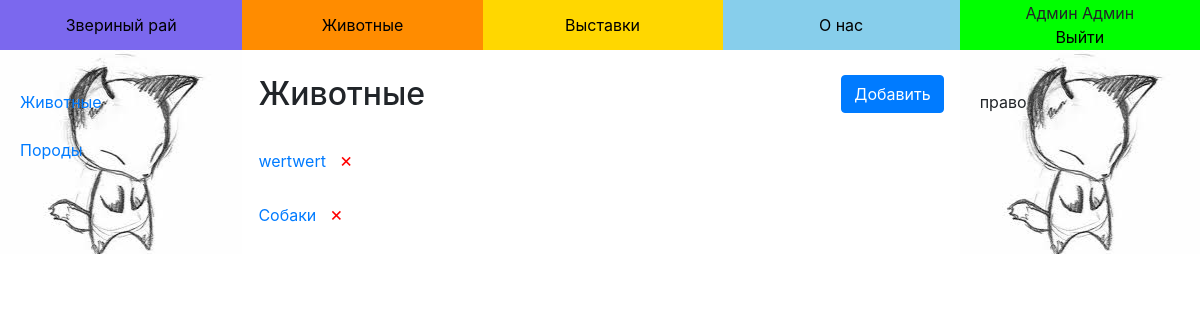
/admin/animals (signed in), run on an earlier commit of the app's database.
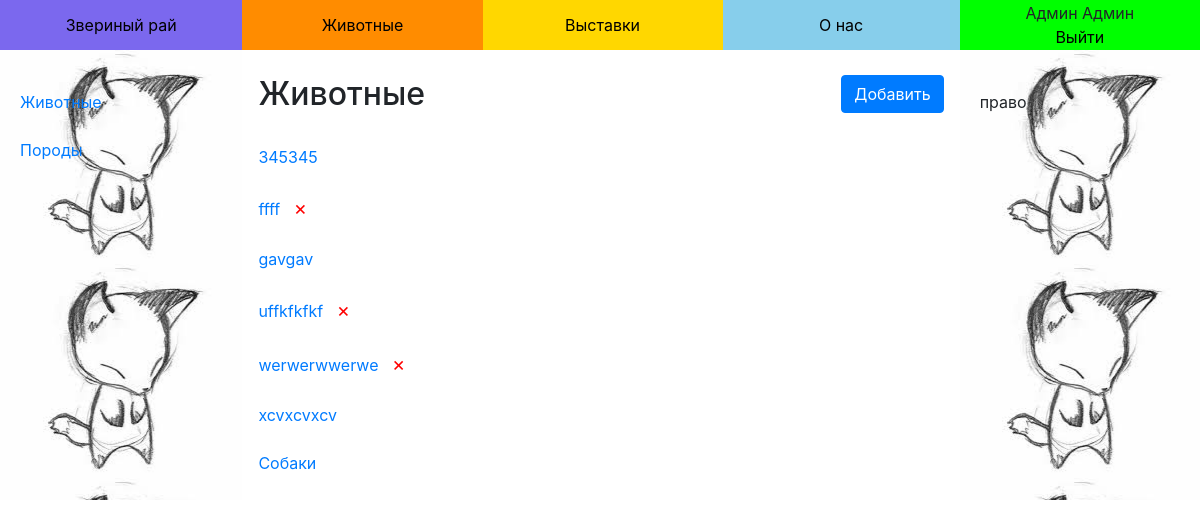
And on a later commit of the database.
### data/animals.py (models this page shows)
class Animal(SqlAlchemyBase, CRUDMixin):
    __tablename__ = 'animals'
    name = sqlalchemy.Column(sqlalchemy.String)
    breeds = orm.relation("Breed", backref="animals")

### routes/admin.py (the view)
@admin.route('/animals')
def animals_view():
    animals = Animal.query().order_by(Animal.name).all()
    return render_template('admin/animals_view.html', title='Животные', animals=animals)

### data/mixins.py (called while the page is built)
    @classmethod
    def query(cls):
        return cls._db_session().query(cls)

    @classmethod
    def get(cls, id):
        return cls.query().get(id)

    @classmethod
    def _db_session(cls):
        if not hasattr(cls, 'db_session'):
            cls.db_session = db_session()
        return cls.db_session

### data/users.py (called while the page is built)
    def is_role(self, role_id):
        return self.role_id == role_id

    @property
    def is_admin(self):
        return self.role_id == ADMIN_ROLE

### routes/admin.py (called while the page is built)
@admin.before_request
def _before():
    if current_user.is_authenticated and current_user.is_role(users.ADMIN_ROLE):
        return
    raise Forbidden()

### routes/utils.py (called while the page is built)
def user_loader(user_id):
    return User.get(user_id)

### templates/admin/animals_view.html
{% extends "base.html" %}
{% block content %}
    <div class="clearfix">
        <h2 class="float-left"> {{title}} </h2>
        <a class="btn btn-primary float-right" href="{{url_for('admin.animal_create')}}">Добавить</a>
    </div>
    <br>
    {% for animal in animals %}
        <div>
            <a href="{{url_for('admin.animal_update', id=animal.id)}}">{{animal.name}}</a> &nbsp;
            {% if animal.breeds == [] %}
                <a href="{{url_for('admin.animal_delete', id=animal.id)}}" class="delete">×</a>
            {% endif %}
        </div>
        <br>
    {% endfor %}
{% endblock %}

What changed in the data, as far as the page shows it:
removed Animal: name "wertwert"
added Animal: name "345345"
added Animal: name "ffff"
added Animal: name "gavgav"
added Animal: name "uffkfkfkf"
added Animal: name "werwerwwerwe"
added Animal: name "xcvxcvxcv"
shown differently, row unchanged: Animal "Собаки": no longer shows "×"
